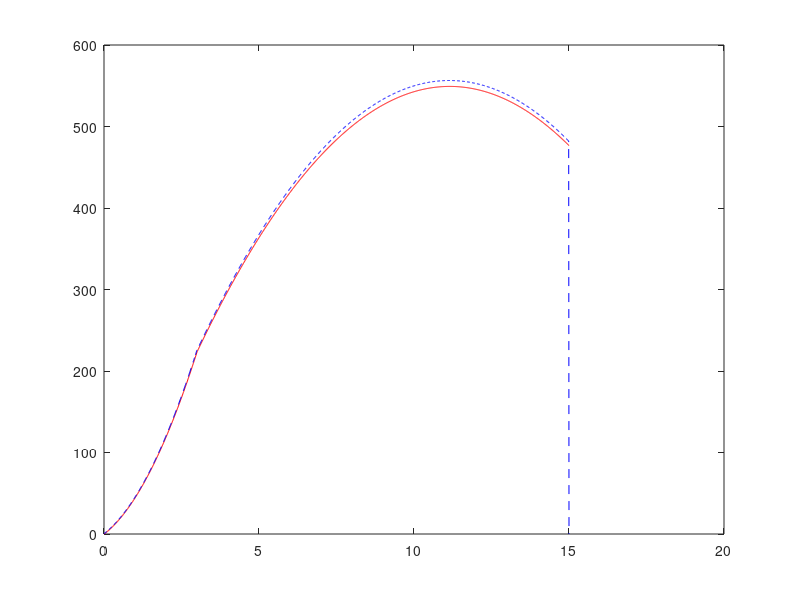

Here is the MATLAB script that generated this plot:
%% Kalman Filter Design 1 - USST
%{
Description:
%}
close all;
clear;
clc;

%% 1 Dimensional KF

%{
Motion Equations:
    a_{t + ∆t} = a_t 
    v_{t + ∆t} = v_t + a_t * ∆t    
    h_{t + ∆t}  = h_t + v_t * ∆t + a_t * (∆t^2)/2
Pressure Equations:
    P = P_0 * (1 - (h * L / T_0)) ^ (g * M / (R * L))
    h = (T_0 / L) * ((P / P_0) ^ -(R * L / (g * M)) - 1)
%}


%%%%%%%%%%%%%
% Variables %
%%%%%%%%%%%%%

% Time Vector
%------------
Tf = 15;        % Stop Time
Ts = 0;         % Start Time
dt = 1e-2;      % Time Step
t = Ts:dt:Tf;
N = length(t);

% Natural
%--------
g = 9.80665;    % Gravity - m/s^2
T0 = 288.15;    % Sea Level Temp (Ideal 288.15 K) - K
P0 = 101325;    % Sea Level Pressure (Ideal 101.325 kPa) - Pa
L = 6.5e-3;     % Lapse Rate (Ideal 6.5 C/km) - K/m
M = 0.0289644;  % Molar Mass of Air (Ideal) - kg/mol
R = 8.31446;    % Gas Constant (Ideal) - J/(mol*K)

% Generation Rocket SIM
%----------------------
h_true = zeros(size(t));    % Height
v_true = zeros(size(t));    % Velocity
a_true = zeros(size(t));    % Acceleration

for k = 2:length(t)
    if t(k) < 3
        a_true(k) = 30; % thrust phase --> ~3 seconds of acceleration
    else
        a_true(k) = -g; % gravity only
    end

    v_true(k) = v_true(k-1) + a_true(k-1)*dt;
    h_true(k) = h_true(k-1) + v_true(k-1)*dt + a_true(k-1)*dt;
end

%{

% Plot Test Data
%---------------
[y, x] = max(h_true);   % Max Height

subplot(3, 1, 1);
title("Height vs Time");
plot(t, h_true);
xlabel("Time (s)");
ylabel("Height (m)");
grid on;

subplot(3, 1, 2);
title("Velocity vs Time");
plot(t, v_true);
xlabel("Time (s)");
ylabel("Velocity (m/s)");
grid on;

subplot(3, 1, 3);
title("Acceleration vs Time");
plot(t, a_true);
xlabel("Time (s)");
ylabel("Acceleration (m/s^2)");
grid on;

figure();
title("Test Data");
plot(t, h_true, "-r");
hold on;
plot(t, v_true, "--b");
plot(t, a_true, "-.m");
plot(t(x), y, "ok");
xlabel("Time (s)");
ylabel("Amplitude");
legend("Height", "Velocity", "Acceleration", ...
    sprintf("Max Height = %.2f", y), 'Location', 'northwest');
grid on;
%}


%%%%%%%%%%%%%%%%%
% Kalman Filter %
%%%%%%%%%%%%%%%%%

% Functions
%----------
Motion = @(x)[
    x(1) + x(2)*dt + 0.5*x(3)*dt^2;
    x(2) + x(3)*dt;
    x(3)];
Ptoh = @(P) (T0 / L) * ((P ./ P0).^-(R * L / (g * M)) - 1);

% Filter Variables
%-----------------
x0 = [0; 0; 0];  % x(1) - Height, x(2) - Velocity, x(3) - Acceleration
p0 = 8;     % Covariance - Pressure to Amplitude error
q = 0.3;    % Quntization Noise
r0 = 0.09;  % Measurment Variance - Quantization Noise Squared

x_pred = zeros(3, N);
x_update = zeros(3, N);
p_pred = zeros(size(t));
p_update = zeros(size(t));
K = 0;

x_pred(:, 1) = x0;
p_pred(1) = p0;
P_meas = P0 * (1 - (h_true * L / T0)).^(g * M / (R * L));
h_meas = Ptoh(P_meas) + q;

% Filter Loop
%------------
for k = 2:length(t)
    % Measure
    z = h_meas(k);

    % Update
    K = p_pred(k-1) / (p_pred(k-1) + r0);
    x_update(:, k-1) = x_pred(:, k-1) + K*(z - x_pred(:, k-1));
    p_update(k-1) = (1 - K)*p_pred(k-1);
    
    % Predict
    x_pred(:, k) = Motion(x_update(:, k-1));
    p_pred(k) = p_pred(k-1);
end

plot(t, h_true, "-r");
hold on;
plot(t, x_update(1, :), "--b")
